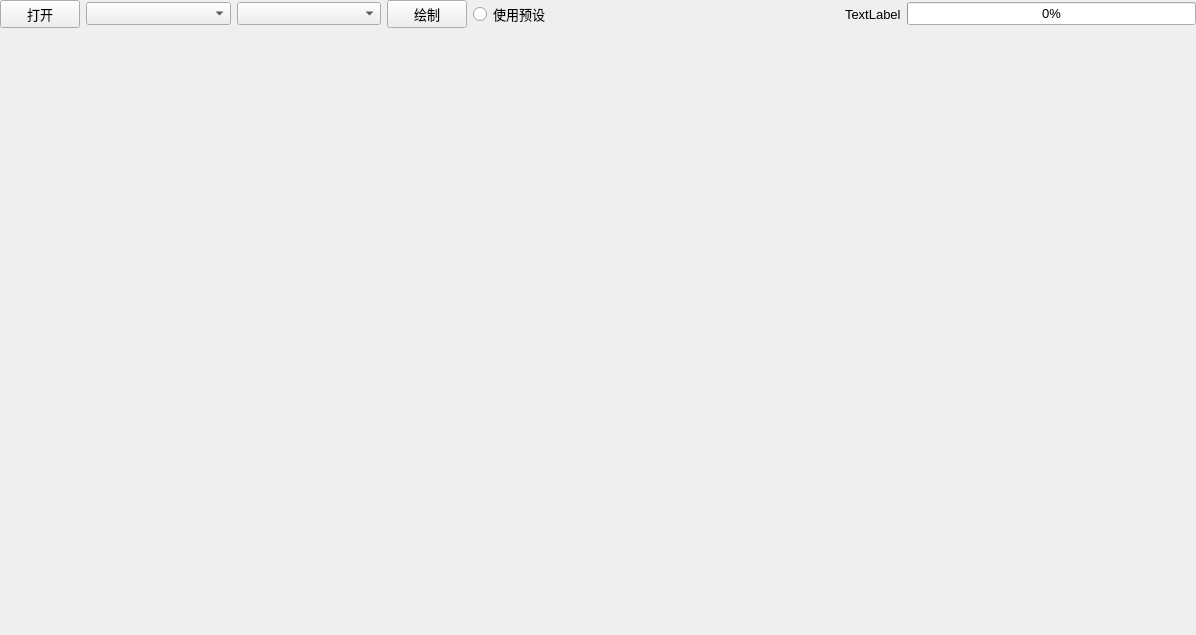
<?xml version="1.0" encoding="UTF-8"?>
<ui version="4.0">
 <class>WgComRpt</class>
 <widget class="QWidget" name="WgComRpt">
  <property name="geometry">
   <rect>
    <x>0</x>
    <y>0</y>
    <width>1196</width>
    <height>635</height>
   </rect>
  </property>
  <property name="windowTitle">
   <string>Form</string>
  </property>
  <layout class="QVBoxLayout" name="verticalLayout_2">
   <property name="leftMargin">
    <number>0</number>
   </property>
   <property name="topMargin">
    <number>0</number>
   </property>
   <property name="rightMargin">
    <number>0</number>
   </property>
   <property name="bottomMargin">
    <number>0</number>
   </property>
   <item>
    <layout class="QVBoxLayout" name="verticalLayout" stretch="1,5">
     <property name="bottomMargin">
      <number>0</number>
     </property>
     <item>
      <layout class="QHBoxLayout" name="horizontalLayout" stretch="0,1,1,0,0,2,0,2">
       <item>
        <widget class="QPushButton" name="OpenBtn">
         <property name="font">
          <font>
           <family>Microsoft YaHei UI</family>
           <pointsize>10</pointsize>
          </font>
         </property>
         <property name="text">
          <string>打开</string>
         </property>
         <property name="type" stdset="0">
          <string>secondary</string>
         </property>
        </widget>
       </item>
       <item>
        <widget class="QComboBox" name="xAxisComboBox">
         <property name="font">
          <font>
           <family>Microsoft YaHei UI</family>
           <pointsize>10</pointsize>
          </font>
         </property>
        </widget>
       </item>
       <item>
        <widget class="QComboBox" name="yAxisComboBox">
         <property name="font">
          <font>
           <family>Microsoft YaHei UI</family>
           <pointsize>10</pointsize>
          </font>
         </property>
        </widget>
       </item>
       <item>
        <widget class="QPushButton" name="drawBtn">
         <property name="font">
          <font>
           <family>Microsoft YaHei UI</family>
           <pointsize>10</pointsize>
          </font>
         </property>
         <property name="text">
          <string>绘制</string>
         </property>
         <property name="type" stdset="0">
          <string>primary</string>
         </property>
        </widget>
       </item>
       <item>
        <widget class="QRadioButton" name="defaultRaido">
         <property name="font">
          <font>
           <family>Microsoft YaHei UI</family>
           <pointsize>10</pointsize>
          </font>
         </property>
         <property name="text">
          <string>使用预设</string>
         </property>
        </widget>
       </item>
       <item>
        <spacer name="horizontalSpacer">
         <property name="orientation">
          <enum>Qt::Horizontal</enum>
         </property>
         <property name="sizeType">
          <enum>QSizePolicy::Expanding</enum>
         </property>
         <property name="sizeHint" stdset="0">
          <size>
           <width>40</width>
           <height>20</height>
          </size>
         </property>
        </spacer>
       </item>
       <item>
        <widget class="QLabel" name="label">
         <property name="font">
          <font>
           <family>Microsoft YaHei UI</family>
           <pointsize>10</pointsize>
          </font>
         </property>
         <property name="text">
          <string>TextLabel</string>
         </property>
        </widget>
       </item>
       <item>
        <widget class="QProgressBar" name="progressBar">
         <property name="font">
          <font>
           <family>Microsoft YaHei UI</family>
           <pointsize>10</pointsize>
          </font>
         </property>
         <property name="value">
          <number>0</number>
         </property>
        </widget>
       </item>
      </layout>
     </item>
     <item>
      <widget class="QStackedWidget" name="stackedWidget">
       <property name="currentIndex">
        <number>0</number>
       </property>
       <widget class="QCustomPlot" name="plot"/>
       <widget class="QWidget" name="defaultPlot">
        <layout class="QVBoxLayout" name="verticalLayout_3">
         <property name="leftMargin">
          <number>0</number>
         </property>
         <property name="topMargin">
          <number>0</number>
         </property>
         <property name="rightMargin">
          <number>0</number>
         </property>
         <property name="bottomMargin">
          <number>0</number>
         </property>
        </layout>
       </widget>
      </widget>
     </item>
    </layout>
   </item>
  </layout>
 </widget>
 <customwidgets>
  <customwidget>
   <class>QCustomPlot</class>
   <extends>QWidget</extends>
   <header>qcustomplot.h</header>
   <container>1</container>
  </customwidget>
 </customwidgets>
 <resources/>
 <connections/>
</ui>
